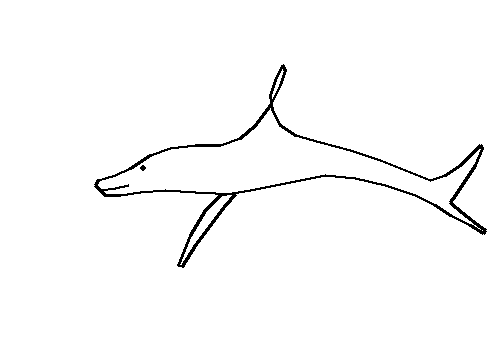
#> input picture uacc/dolphin_temp.png, 500 x 350 px
$ python -i image_processor.py   (imports and definitions only)
#> lines starting #> are read from the running program, lines starting #| are printed output that depends on the picture; after the words box and inside, x2 and y2 are one past the last pixel; in counts of white or black regions, pixels touching at a corner belong together
"""
Image Processor — CV2-based image processing pipeline for accurate stroke extraction.

Handles transparent PNG compositing, contrast enhancement (CLAHE), adaptive
thresholding, noise removal, skeletonization, intelligent gap-filling, and
DFS path extraction from 1px skeleton strokes.
"""

from __future__ import annotations

import logging
import math
from typing import Dict, List, Optional, Tuple

import cv2
import numpy as np

logger = logging.getLogger(__name__)


# ── Image Loading & Alpha Compositing ─────────────────────────

def load_image(image_path: str) -> Tuple[np.ndarray, Optional[np.ndarray]]:
    """Load an image from disk, handling transparent PNGs by compositing onto white.

    Returns:
        Tuple of (BGR image composited on white, alpha foreground mask or None).
        The alpha mask is 255 where the subject is opaque, 0 where transparent.
    """
    img = cv2.imread(image_path, cv2.IMREAD_UNCHANGED)
    if img is None:
        raise FileNotFoundError(f"Image not found or unreadable: {image_path}")

    alpha_mask = None
    if len(img.shape) == 3 and img.shape[2] == 4:
        # Extract alpha mask: 255 where alpha > 20 (subject), 0 where transparent
        alpha_mask = (img[:, :, 3] > 20).astype(np.uint8) * 255
        # Dilate slightly to catch anti-aliasing fringe pixels
        kernel = cv2.getStructuringElement(cv2.MORPH_ELLIPSE, (3, 3))
        alpha_mask = cv2.dilate(alpha_mask, kernel, iterations=1)

    return composite_on_white(img), alpha_mask


def composite_on_white(img: np.ndarray) -> np.ndarray:
    """Composite a potentially-transparent BGRA image onto a white background."""
    if img is None:
        raise FileNotFoundError("Input image is None.")
    if len(img.shape) == 3 and img.shape[2] == 4:
        bgr = img[:, :, :3].astype(np.float32)
        alpha = img[:, :, 3].astype(np.float32) / 255.0
        white = np.full_like(bgr, 255.0)
        out = bgr * alpha[:, :, None] + white * (1.0 - alpha[:, :, None])
        return out.astype(np.uint8)
    return img


# ── Preprocessing ─────────────────────────────────────────────

# [52 lines left out: function preprocess_for_strokes, not called in this run]


def preprocess_canny(
    bgr_img: np.ndarray,
    foreground_mask: Optional[np.ndarray] = None,
    canny_low: Optional[int] = None,
    canny_high: Optional[int] = None,
    blur_ksize: int = 5,
) -> np.ndarray:
    """Canny edge detection pipeline for complex colored images (e.g. photos, renders).

    Better than adaptive thresholding for images with solid color regions and
    gradient shading, since it only captures actual edges rather than texture.

    Pipeline: grayscale -> Gaussian blur -> Canny edges -> dilate -> mask.

    Returns:
        Binary mask where 255 = edge foreground, 0 = background.
    """
    gray = cv2.cvtColor(bgr_img, cv2.COLOR_BGR2GRAY)

    # Gaussian blur to reduce noise before edge detection
    blurred = cv2.GaussianBlur(gray, (blur_ksize, blur_ksize), 0)

    # Dynamic Canny thresholds based on image statistics
    if canny_low is None or canny_high is None:
        median = float(np.median(blurred))
        sigma = 0.33
        low = int(max(0, (1.0 - sigma) * median))
        high = int(min(255, (1.0 + sigma) * median))
        # Ensure minimum spread
        if high - low < 30:
            low = max(0, median - 20)
            high = min(255, median + 20)
        canny_low = canny_low or low
        canny_high = canny_high or high

    # Canny edge detection
    edges = cv2.Canny(blurred, canny_low, canny_high)

    # Slight dilation to connect nearby edge fragments
    kernel = cv2.getStructuringElement(cv2.MORPH_RECT, (2, 2))
    edges = cv2.dilate(edges, kernel, iterations=1)

    # Mask out transparent background if alpha mask is available
    if foreground_mask is not None:
        resized_mask = foreground_mask
        if foreground_mask.shape[:2] != edges.shape[:2]:
            resized_mask = cv2.resize(foreground_mask, (edges.shape[1], edges.shape[0]),
                                     interpolation=cv2.INTER_NEAREST)
        edges = cv2.bitwise_and(edges, resized_mask)

    return edges


# ── Noise Removal ─────────────────────────────────────────────

def clean_small_components(binary: np.ndarray, min_area: int = 10) -> np.ndarray:
    """Remove connected components smaller than min_area pixels."""
    fg = (binary > 0).astype(np.uint8)
    num, labels, stats, _ = cv2.connectedComponentsWithStats(fg, connectivity=8)

    clean = np.zeros_like(binary)
    for i in range(1, num):
        if stats[i, cv2.CC_STAT_AREA] >= min_area:
            clean[labels == i] = 255

    return clean


# ── Skeletonization ───────────────────────────────────────────

def skeletonize_binary(binary: np.ndarray) -> np.ndarray:
    """Reduce binary foreground to 1px-wide center-line skeleton.

    Tries cv2.ximgproc.thinning first, then skimage, then morphological fallback.
    Input: 255 foreground, 0 background.
    Returns: 255 skeleton foreground, 0 background.
    """
    fg = (binary > 0).astype(np.uint8)

    # Try OpenCV contrib thinning (fastest)
    try:
        skel = cv2.ximgproc.thinning(fg * 255)
        return (skel > 0).astype(np.uint8) * 255
    except Exception:
        pass

    # Try scikit-image skeletonize
    try:
        from skimage.morphology import skeletonize
        skel = skeletonize(fg.astype(bool))
        return skel.astype(np.uint8) * 255
    except Exception:
        pass

    # Morphological skeleton fallback
    size = np.size(fg)
    skel = np.zeros(fg.shape, np.uint8)
    element = cv2.getStructuringElement(cv2.MORPH_CROSS, (3, 3))
    img = fg.copy()
    while True:
        eroded = cv2.erode(img, element)
        temp = cv2.dilate(eroded, element)
        temp = cv2.subtract(img, temp)
        skel = cv2.bitwise_or(skel, temp)
        img = eroded.copy()
        zeros = size - cv2.countNonZero(img)
        if zeros == size:
            break

    return skel * 255


# ── Endpoint Detection & Gap Filling ─────────────────────────

def _find_endpoints(skel: np.ndarray) -> List[Tuple[int, int]]:
    """Find skeleton endpoints (pixels with exactly 1 neighbor)."""
    s = (skel > 0).astype(np.uint8)
    neighbor_counts = cv2.filter2D(
        s, -1, np.ones((3, 3), np.uint8), borderType=cv2.BORDER_CONSTANT
    ) - s
    ys, xs = np.where((s == 1) & (neighbor_counts == 1))
    return list(zip(xs.tolist(), ys.tolist()))


def _endpoint_direction(skel: np.ndarray, x: int, y: int) -> np.ndarray:
    """Return a unit vector pointing from the endpoint into the stroke interior."""
    s = (skel > 0).astype(np.uint8)
    h, w = s.shape
    pts = []
    for dy in (-1, 0, 1):
        for dx in (-1, 0, 1):
            if dx == 0 and dy == 0:
                continue
            nx, ny = x + dx, y + dy
            if 0 <= nx < w and 0 <= ny < h and s[ny, nx]:
                pts.append((dx, dy))
    if not pts:
        return np.array([0.0, 0.0], dtype=np.float32)
    v = np.array(pts[0], dtype=np.float32)
    n = np.linalg.norm(v)
    return v / n if n > 0 else v


# [7 lines left out: function _angle_between, not called in this run]


def fill_skeleton_gaps(
    skeleton: np.ndarray,
    max_dist: int = 18,
    max_angle_deg: float = 55.0,
) -> np.ndarray:
    """Intelligently connect broken skeleton strokes by pairing nearby endpoints.

    Uses direction-aware mutual best-match pairing to bridge gaps without
    creating spurious connections.

    Args:
        skeleton: 255 foreground skeleton.
        max_dist: Maximum pixel distance between connectable endpoints.
        max_angle_deg: Maximum angular deviation from endpoint direction (degrees).

    Returns:
        Skeleton with gap-filling lines drawn.
    """
    skel_fg = (skeleton > 0).astype(np.uint8)
    numc, comp = cv2.connectedComponents(skel_fg, connectivity=8)

    endpoints = _find_endpoints(skeleton)
    if not endpoints:
        return skeleton

    max_angle = np.deg2rad(max_angle_deg)

    # Precompute endpoint properties
    ep_data = []
    for x, y in endpoints:
        d = _endpoint_direction(skeleton, x, y)
        c = int(comp[y, x]) if 0 <= y < comp.shape[0] and 0 <= x < comp.shape[1] else 0
        ep_data.append({"pt": (x, y), "dir": d, "comp": c})

    # Build candidate scores — only pair endpoints from different components
    candidates = {}
    for i, a in enumerate(ep_data):
        ax, ay = a["pt"]
        for j, b in enumerate(ep_data):
            if j <= i:
                continue
            bx, by = b["pt"]
            if a["comp"] == 0 or b["comp"] == 0 or a["comp"] == b["comp"]:
                continue
            dx, dy = bx - ax, by - ay
            dist = float(np.hypot(dx, dy))
            if dist > max_dist or dist < 2:
                continue
            vec_ab = np.array([dx, dy], dtype=np.float32)
            vec_ba = -vec_ab
            ang_a = _angle_between(a["dir"], vec_ab)
            ang_b = _angle_between(b["dir"], vec_ba)
            if ang_a > max_angle or ang_b > max_angle:
                continue
            score = dist + 10.0 * (ang_a + ang_b)
            candidates[(i, j)] = score

    # Greedy mutual best pairing
    best_for: dict = {}
    for (i, j), score in candidates.items():
        if i not in best_for or score < best_for[i][0]:
            best_for[i] = (score, j)
        if j not in best_for or score < best_for[j][0]:
            best_for[j] = (score, i)

    used: set = set()
    filled = skeleton.copy()
    pair_count = 0
    for i, (score_i, j) in best_for.items():
        if i in used or j in used:
            continue
        if j in best_for and best_for[j][1] == i:
            ai = ep_data[i]["pt"]
            bj = ep_data[j]["pt"]
            cv2.line(filled, ai, bj, 255, 1, cv2.LINE_AA)
            used.add(i)
            used.add(j)
            pair_count += 1

    logger.debug("Gap-filled %d endpoint pairs", pair_count)
    return filled


# ── Path Extraction from Skeleton ─────────────────────────────

def extract_stroke_paths(
    skeleton: np.ndarray,
    min_path_length: int = 4,
    max_path_length: int = 500,
) -> List[List[Tuple[int, int]]]:
    """Extract contiguous stroke paths from a 1px skeleton using DFS tracing.

    Returns a list of paths, where each path is a list of (x, y) pixel coordinates.
    """
    s = (skeleton > 0).astype(np.uint8)
    height, width = s.shape

    visited = set()
    raw_paths: List[List[Tuple[int, int]]] = []

    def get_unvisited_neighbors(x: int, y: int) -> List[Tuple[int, int]]:
        neighbors = []
        for dy in (-1, 0, 1):
            for dx in (-1, 0, 1):
                if dx == 0 and dy == 0:
                    continue
                nx, ny = x + dx, y + dy
                if 0 <= nx < width and 0 <= ny < height and s[ny, nx] and (nx, ny) not in visited:
                    neighbors.append((nx, ny))
        return neighbors

    # Start tracing from endpoints first (pixels with exactly 1 neighbor) for cleaner paths
    endpoints = _find_endpoints(skeleton)
    start_points = [(x, y) for x, y in endpoints if (x, y) not in visited]

    # Then scan remaining unvisited skeleton pixels
    def all_start_points():
        yield from start_points
        for y in range(height):
            for x in range(width):
                if s[y, x] and (x, y) not in visited:
                    yield (x, y)

    for sx, sy in all_start_points():
        if (sx, sy) in visited:
            continue

        path = [(sx, sy)]
        visited.add((sx, sy))
        cx, cy = sx, sy

        while True:
            neighbors = get_unvisited_neighbors(cx, cy)
            if not neighbors:
                break
            # Prefer cardinal directions over diagonals for smoother paths
            neighbors.sort(key=lambda p: abs(p[0] - cx) + abs(p[1] - cy))
            nx, ny = neighbors[0]
            path.append((nx, ny))
            visited.add((nx, ny))
            cx, cy = nx, ny
            if len(path) >= max_path_length:
                break

        if len(path) >= min_path_length:
            raw_paths.append(path)

    return raw_paths


# ── Line Width Detection ──────────────────────────────────────

# [134 lines left out: functions detect_line_widths, group_by_width, sample_colors_along_paths, group_paths_by_color, not called in this run]


# ── Full Pipeline ─────────────────────────────────────────────

def process_image_to_paths(
    image_path: str,
    target_size: Tuple[int, int] = (500, 500),
    min_component_area: int = 10,
    min_path_length: int = 4,
    max_path_length: int = 500,
    gap_max_dist: int = 18,
    gap_max_angle_deg: float = 55.0,
    extract_color: bool = False,
) -> Tuple[List[List[Tuple[int, int]]], int, int]:
    """Full pipeline: load image -> preprocess -> skeletonize -> gap-fill -> extract paths.

    Automatically selects the best preprocessing strategy:
    - Images with alpha channel (isolated subjects): Canny edge detection + alpha masking
    - Images without alpha (line art, sketches): Adaptive thresholding

    Args:
        image_path: Path to the source image file.
        target_size: Maximum (width, height) to resize to while preserving aspect ratio.
        min_component_area: Minimum connected component area to keep (noise filter).
        min_path_length: Minimum stroke path length in pixels.
        max_path_length: Maximum single stroke path length.
        gap_max_dist: Maximum distance for gap-filling endpoint connections.
        gap_max_angle_deg: Maximum angular deviation for gap-filling.
        extract_color: If True, also return color-sampled paths.

    Returns:
        Tuple of (paths, image_width, image_height) where paths is a list of
        coordinate sequences [(x,y), ...].
    """
#> called with image_path = '../dolphin_temp.png', target_size = (500, 500), min_component_area = 10, min_path_length = 4, max_path_length = 500, gap_max_dist = 18, gap_max_angle_deg = 55, extract_color = False
    # Load and handle alpha -- also get foreground mask if PNG with transparency
    img, alpha_mask = load_image(image_path)
#> in load_image, img is the input picture: shape (350, 500, 3); 98.1% white; black in thin lines or dots, all inside (x1, y1, x2, y2) = (94, 64, 487, 268)

    # Resize to fit target while preserving aspect ratio
    h, w = img.shape[:2]
#> h = 350; w = 500
    tw, th = target_size
    scale = min(tw / w, th / h, 1.0)  # Don't upscale
#> scale = 1
    if scale < 1.0:
        new_w, new_h = int(w * scale), int(h * scale)
        img = cv2.resize(img, (new_w, new_h), interpolation=cv2.INTER_AREA)
        if alpha_mask is not None:
            alpha_mask = cv2.resize(alpha_mask, (new_w, new_h),
                                    interpolation=cv2.INTER_NEAREST)
    img_h, img_w = img.shape[:2]
#> img_h = 350; img_w = 500

    logger.info("Processing image %s (%dx%d) for stroke extraction", image_path, img_w, img_h)

    # Content-aware preprocessing strategy selection
    gray = cv2.cvtColor(img, cv2.COLOR_BGR2GRAY)
    unique_colors = len(np.unique(img.reshape(-1, img.shape[2] if len(img.shape) > 2 else 1), axis=0))
#> unique_colors = 2
    mean_intensity = np.mean(gray)
#> mean_intensity = 250.1
    std_intensity = np.std(gray)
#> std_intensity = 35.11

    # Decide if this is line art (few colors, high contrast) or photo (many colors, gradients)
    is_line_art = unique_colors < 500 and std_intensity > 40
#> is_line_art = False
    has_alpha = alpha_mask is not None
#> has_alpha = False

    if has_alpha:
        # Complex colored image with alpha -- use Canny for clean outlines
        logger.info("Alpha channel detected -- using Canny edge pipeline with foreground masking")
        binary = preprocess_canny(img, foreground_mask=alpha_mask)
    elif is_line_art:
        # Line art / sketch -- adaptive thresholding preserves fine lines
        logger.info("Line art detected (%d colors, std=%.1f) -- using adaptive threshold", unique_colors, std_intensity)
        binary = preprocess_for_strokes(img)
    else:
        # Photo / complex image -- Canny with dynamic thresholds
        logger.info("Photo detected (%d colors, std=%.1f) -- using Canny with dynamic thresholds", unique_colors, std_intensity)
        binary = preprocess_canny(img, foreground_mask=alpha_mask)
#> in preprocess_canny, `blurred = cv2.GaussianBlur(gray, (blur_ksize, blur_ksize), 0)`:
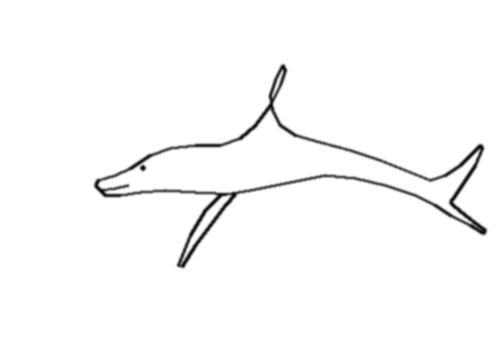
#> blurred: shape (350, 500); min 5, max 255, mean 250.1
#> in preprocess_canny, `median = float(np.median(blurred))`: median = 255
#> in preprocess_canny, `low = int(max(0, (1.0 - sigma) * median))`: low = 170
#> in preprocess_canny, `high = int(min(255, (1.0 + sigma) * median))`: high = 255
#> in preprocess_canny, `canny_low = canny_low or low`: canny_low = 170
#> in preprocess_canny, `canny_high = canny_high or high`: canny_high = 255
#> in preprocess_canny, `edges = cv2.Canny(blurred, canny_low, canny_high)`:
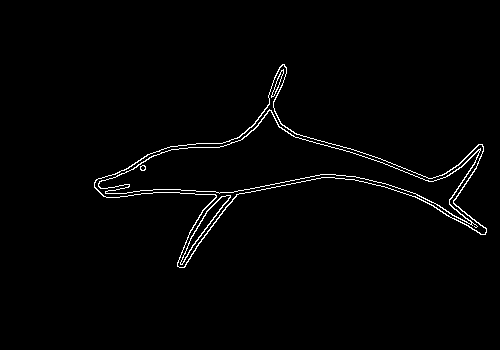
#> edges: shape (350, 500); 1.6% white in thin lines or dots, all inside (x1, y1, x2, y2) = (94, 64, 487, 268)
#> in preprocess_canny, `edges = cv2.dilate(edges, kernel, iterations=1)`:
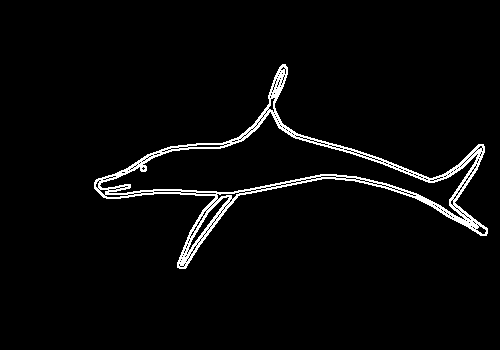
#> edges: shape (350, 500); 3.4% white in thin lines or dots, all inside (x1, y1, x2, y2) = (94, 64, 488, 269)

    logger.debug("Preprocessing produced %d foreground pixels", cv2.countNonZero(binary))

    # Clean small noise components (enforce minimum area of 25 for alpha images)
    effective_min_area = max(min_component_area, 25) if alpha_mask is not None else min_component_area
#> effective_min_area = 10
    clean = clean_small_components(binary, min_area=effective_min_area)
#> in clean_small_components, `num, labels, stats, _ = cv2.connectedComponentsWithStats(fg, connectiv..`: num = 2; stats = [[0, 0, 500, 350, 169088], [94, 64, 394, 205, 5912]]
    logger.debug("After noise removal: %d foreground pixels", cv2.countNonZero(clean))

    # Morphological close to merge nearby edge fragments before skeletonization
    kernel = cv2.getStructuringElement(cv2.MORPH_ELLIPSE, (2, 2))
    clean = cv2.morphologyEx(clean, cv2.MORPH_CLOSE, kernel)
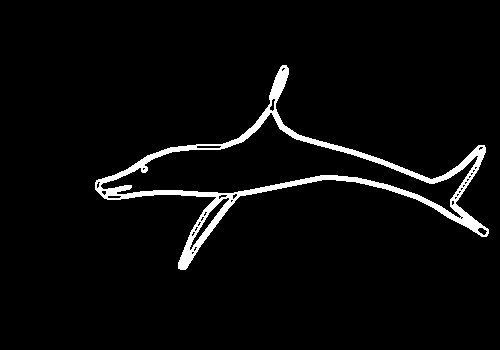
#> clean: shape (350, 500); 3.9% white; 1 white region, box (x1, y1, x2, y2) and area: (95, 65, 489, 270) 6785

    # Check if skeletonization is needed -- skip for thin line art (< 2px avg width)
    fg_pixels = cv2.countNonZero(clean)
#> fg_pixels = 6785
    if fg_pixels > 0:
        dist_check = cv2.distanceTransform((clean > 0).astype(np.uint8) * 255, cv2.DIST_L2, 5)
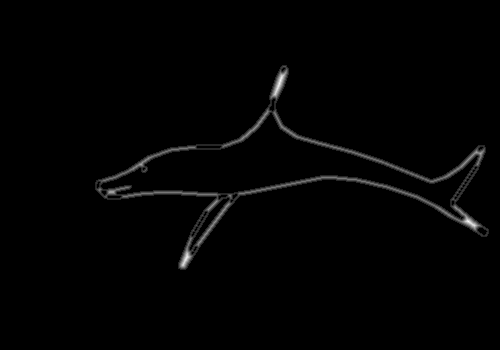
#> dist_check: shape (350, 500) float32; min 0, max 6.39, mean 0.0716; drawn with min black and max white
        mean_width = np.mean(dist_check[dist_check > 0]) * 2  # distance gives half-width
#> mean_width = 3.7
    else:
        mean_width = 0

    if mean_width < 2.5:
        # Already thin line art -- skip skeletonization to preserve detail
        logger.info("Thin line art detected (mean width=%.1f px) -- skipping skeletonization", mean_width)
        skel = clean
    else:
        # Skeletonize to 1px strokes
        skel = skeletonize_binary(clean)
#> in skeletonize_binary, `skel = cv2.ximgproc.thinning(fg * 255)`:
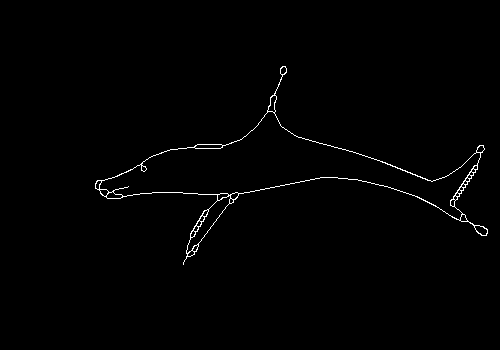
#> skel: shape (350, 500); 0.87% white in thin lines or dots, all inside (x1, y1, x2, y2) = (95, 66, 488, 265)
        logger.debug("Skeleton: %d foreground pixels", cv2.countNonZero(skel))

    # Fill gaps between broken strokes
    filled = fill_skeleton_gaps(skel, max_dist=gap_max_dist,
                                max_angle_deg=gap_max_angle_deg)
#> in fill_skeleton_gaps, `numc, comp = cv2.connectedComponents(skel_fg, connectivity=8)`: numc = 2
#> in _find_endpoints, `neighbor_counts = cv2.filter2D( s, -1, np.ones((3, 3), np.uint8), bord..`:
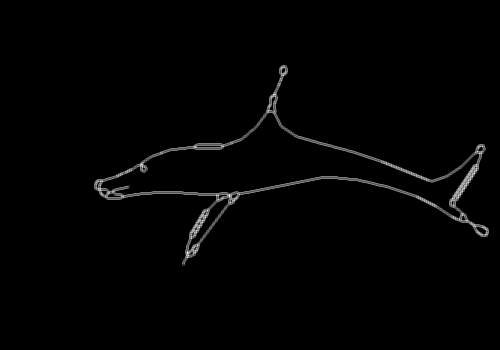
#> neighbor_counts: shape (350, 500); min 0, max 6, mean 0.0697; drawn with min black and max white
#> in _find_endpoints, `ys, xs = np.where((s == 1) & (neighbor_counts == 1))`: ys = [186, 264]; xs = [128, 183]
#> in fill_skeleton_gaps, `endpoints = _find_endpoints(skeleton)`: endpoints = [(128, 186), (183, 264)]
#> the loop in fill_skeleton_gaps, `for x, y in endpoints:` made 2 passes
#> (x, y, h in _endpoint_direction, w in _endpoint_direction, v in _endpoint_direction, n in _endpoint_direction, d, c) on pass 1: (128, 186, 350, 500, [-1, 1], 1.41, [-0.707, 0.707], 1)
#> (x, y, h in _endpoint_direction, w in _endpoint_direction, n in _endpoint_direction, d, c) on pass 2: (183, 264, 350, 500, 1, [0, -1], 1)
#> after the loop in fill_skeleton_gaps, `for x, y in endpoints:`: ep_data = 2 items
#> the loop in fill_skeleton_gaps, `for i, a in enumerate(ep_data):` made 2 passes
#> (a, ax, ay) on passes 1 to 2: ({'pt': (128, 186), 'dir': [-0.707, 0.707], 'comp': 1}, 128, 186), ({'pt': (183, 264), 'dir': [0, -1], 'comp': 1}, 183, 264)
#> after the loop in fill_skeleton_gaps, `for i, a in enumerate(ep_data):`: candidates = 0 items
#> after the loop in fill_skeleton_gaps, `for i, (score_i, j) in best_for.items():`: pair_count = 0; used = 0 items

    # Extract paths from skeleton
    paths = extract_stroke_paths(filled, min_path_length=min_path_length,
                                  max_path_length=max_path_length)
#> paths = 38 items

    logger.info("Extracted %d stroke paths from image", len(paths))

    return paths, img_w, img_h

>>> result = process_image_to_paths('../dolphin_temp.png')
